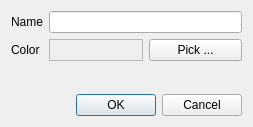
<?xml version="1.0" encoding="UTF-8"?>
<ui version="4.0">
 <class>dlgRedline</class>
 <widget class="QDialog" name="dlgRedline">
  <property name="geometry">
   <rect>
    <x>0</x>
    <y>0</y>
    <width>253</width>
    <height>127</height>
   </rect>
  </property>
  <property name="windowTitle">
   <string>Dialog</string>
  </property>
  <layout class="QVBoxLayout" name="verticalLayout">
   <item>
    <layout class="QFormLayout" name="formLayout">
     <item row="0" column="0">
      <widget class="QLabel" name="label">
       <property name="text">
        <string>Name</string>
       </property>
      </widget>
     </item>
     <item row="0" column="1">
      <widget class="QLineEdit" name="txtName"/>
     </item>
     <item row="1" column="0">
      <widget class="QLabel" name="label_2">
       <property name="text">
        <string>Color</string>
       </property>
      </widget>
     </item>
     <item row="1" column="1">
      <layout class="QHBoxLayout" name="horizontalLayout">
       <item>
        <widget class="QFrame" name="frmColor">
         <property name="autoFillBackground">
          <bool>true</bool>
         </property>
         <property name="frameShape">
          <enum>QFrame::StyledPanel</enum>
         </property>
         <property name="frameShadow">
          <enum>QFrame::Raised</enum>
         </property>
        </widget>
       </item>
       <item>
        <widget class="QPushButton" name="btnPickColor">
         <property name="text">
          <string>Pick ...</string>
         </property>
        </widget>
       </item>
      </layout>
     </item>
    </layout>
   </item>
   <item>
    <widget class="QDialogButtonBox" name="buttonBox">
     <property name="orientation">
      <enum>Qt::Horizontal</enum>
     </property>
     <property name="standardButtons">
      <set>QDialogButtonBox::Cancel|QDialogButtonBox::Ok</set>
     </property>
    </widget>
   </item>
  </layout>
 </widget>
 <resources/>
 <connections>
  <connection>
   <sender>buttonBox</sender>
   <signal>accepted()</signal>
   <receiver>dlgRedline</receiver>
   <slot>accept()</slot>
   <hints>
    <hint type="sourcelabel">
     <x>248</x>
     <y>254</y>
    </hint>
    <hint type="destinationlabel">
     <x>157</x>
     <y>274</y>
    </hint>
   </hints>
  </connection>
  <connection>
   <sender>buttonBox</sender>
   <signal>rejected()</signal>
   <receiver>dlgRedline</receiver>
   <slot>reject()</slot>
   <hints>
    <hint type="sourcelabel">
     <x>316</x>
     <y>260</y>
    </hint>
    <hint type="destinationlabel">
     <x>286</x>
     <y>274</y>
    </hint>
   </hints>
  </connection>
 </connections>
</ui>
